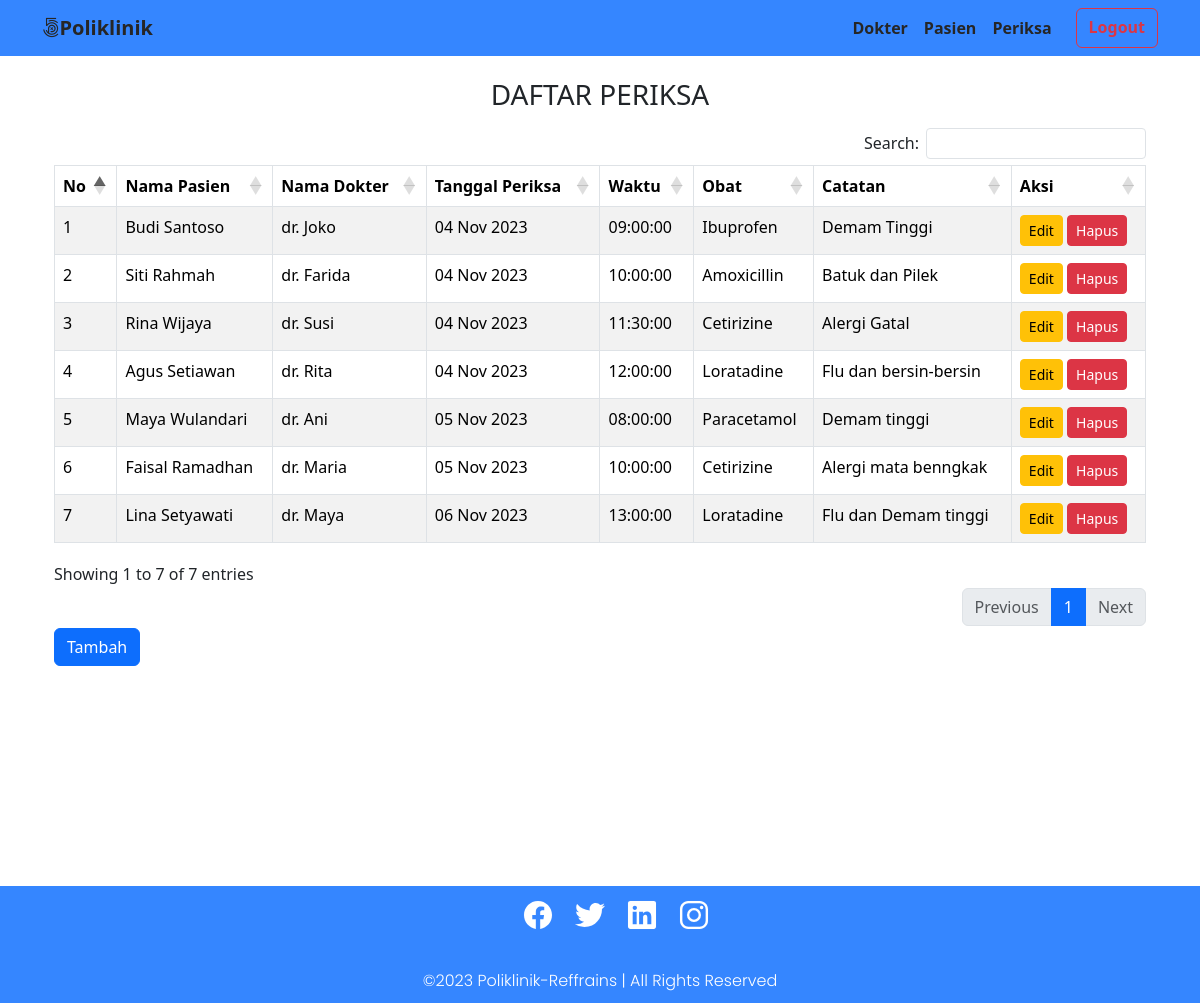
The page /index.php?page=periksa/periksa (signed in) on the database its author committed.
### tables this page shows
CREATE TABLE `periksa` (
  `id` int(10) NOT NULL,
  `id_pasien` int(11) NOT NULL,
  `id_dokter` int(11) NOT NULL,
  `tanggal_periksa` datetime NOT NULL,
  `waktu` time NOT NULL,
  `obat` varchar(20) NOT NULL,
  `catatan` text NOT NULL
);

CREATE TABLE `pasien` (
  `id` int(10) UNSIGNED NOT NULL,
  `nama` varchar(255) DEFAULT NULL,
  `alamat` varchar(255) DEFAULT NULL,
  `nomor_hp` varchar(50) DEFAULT NULL
);

CREATE TABLE `dokter` (
  `id` int(10) UNSIGNED NOT NULL,
  `nama` varchar(255) DEFAULT NULL,
  `alamat` varchar(255) DEFAULT NULL,
  `nomor_hp` varchar(50) DEFAULT NULL
);

### periksa/periksa.php (the view, shortened to what this page needs)
<?php
include("C:/xampp/htdocs/poliklinik/inc/koneksi.php");
?>
<div class="container mt-5">
  <h3 class="mb-3 text-center">DAFTAR PERIKSA</h3>
  <table class="table table-bordered table-striped" id="daftar-periksa">
    <thead>
      <tr>
        <th>No</th>
        <th>Nama Pasien</th>
        <th>Nama Dokter</th>
        <th>Tanggal Periksa</th>
        <th>Waktu</th>
        <th>Obat</th>
        <th>Catatan</th>
        <th>Aksi</th>
      </tr>
    </thead>
    <tbody>
      <?php
      $query = "SELECT pr.id, p.nama AS nama_pasien, d.nama AS nama_dokter, pr.tanggal_periksa, pr.waktu, pr.obat, pr.catatan
                          FROM periksa pr
                          JOIN pasien p ON pr.id_pasien = p.id
                          JOIN dokter d ON pr.id_dokter = d.id
                          ORDER BY pr.tanggal_periksa ASC";
      $result = mysqli_query($mysqli, $query);
      $no = 1;
      while ($data = mysqli_fetch_assoc($result)) {
        echo "<tr>";
        echo "<td>" . $no++ . "</td>";
        echo "<td>" . $data['nama_pasien'] . "</td>";
        echo "<td>" . $data['nama_dokter'] . "</td>";
        $tanggal_periksa = date('d M Y', strtotime($data['tanggal_periksa']));
        echo "<td>" . $tanggal_periksa . "</td>";
        echo "<td>" . $data['waktu'] . "</td>";
        echo "<td>" . $data['obat'] . "</td>";
        echo "<td>" . $data['catatan'] . "</td>";
        echo "<td>";
        echo "<a href='index.php?page=periksa/periksa_edit&id=" . $data['id'] . "' class='btn btn-warning btn-sm'>Edit</a> ";
        echo "<a href='index.php?page=periksa/aksi_periksa&action=delete&id=" . $data['id'] . "' class='btn btn-danger btn-sm'>Hapus</a>";
        echo "</td>";
        echo "</tr>";
      }
      ?>
    </tbody>
  </table>
  <button type="button" class="btn btn-primary" data-bs-toggle="modal" data-bs-target="#periksaModal">Tambah</button>
</div>

### assets/css/footer.css (style rules this page uses)
body { background: #333; justify-content: flex-end; align-items: flex-end; }

### index.php (style rules this page uses)
body { padding-top: 30px; padding-bottom: 30px; }

### rows shown on the page
periksa: id_pasien.nama "Budi Santoso", id_dokter.nama "dr. Joko", tanggal_periksa "04 Nov 2023", waktu "09:00:00", obat "Ibuprofen", catatan "Demam Tinggi"
periksa: id_pasien.nama "Siti Rahmah", id_dokter.nama "dr. Farida", tanggal_periksa "04 Nov 2023", waktu "10:00:00", obat "Amoxicillin", catatan "Batuk dan Pilek"
periksa: id_pasien.nama "Rina Wijaya", id_dokter.nama "dr. Susi", tanggal_periksa "04 Nov 2023", waktu "11:30:00", obat "Cetirizine", catatan "Alergi Gatal"
periksa: id_pasien.nama "Agus Setiawan", id_dokter.nama "dr. Rita", tanggal_periksa "04 Nov 2023", waktu "12:00:00", obat "Loratadine", catatan "Flu dan bersin-bersin"
periksa: id_pasien.nama "Maya Wulandari", id_dokter.nama "dr. Ani", tanggal_periksa "05 Nov 2023", waktu "08:00:00", obat "Paracetamol", catatan "Demam tinggi"
periksa: id_pasien.nama "Faisal Ramadhan", id_dokter.nama "dr. Maria", tanggal_periksa "05 Nov 2023", waktu "10:00:00", obat "Cetirizine", catatan "Alergi mata benngkak"
periksa: id_pasien.nama "Lina Setyawati", id_dokter.nama "dr. Maya", tanggal_periksa "06 Nov 2023", waktu "13:00:00", obat "Loratadine", catatan "Flu dan Demam tinggi"
